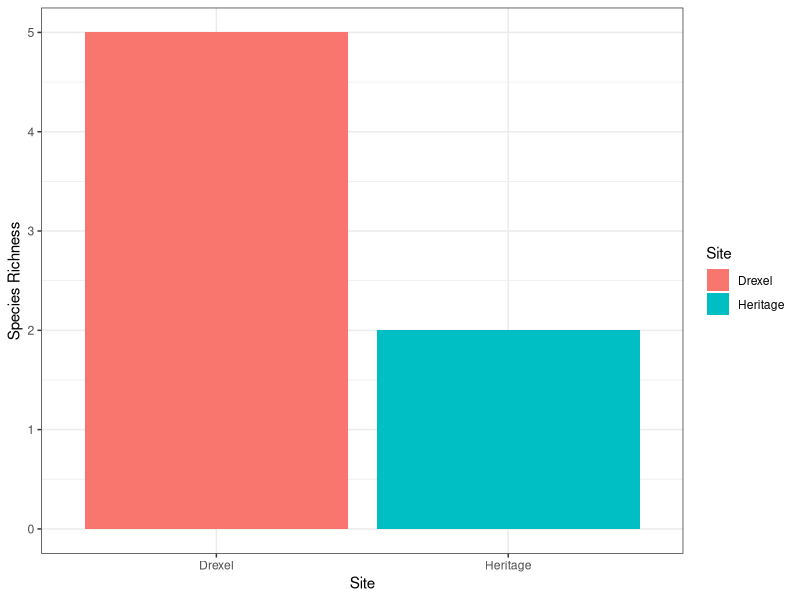
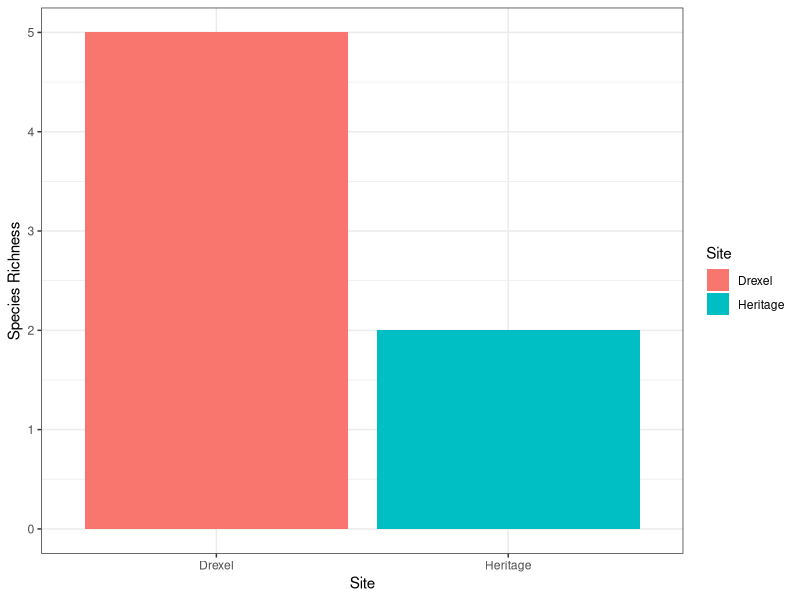

Write R code to recreate these figures, in order.
# Species Richness
# EGO EKB
# Feb 2023

# Data and Packages
library(tidyverse)

capture <- read_csv("data/capture_raw.csv")

# Calculate Species Richness

# removed unclear species
sp_richness <- capture %>% 
  filter(Species != "SIOC?", Species != "DIME?", Species != "DI")

# Overall Species Richness

# create list of species overall
overall_sp_list <- sp_richness %>% 
  distinct(Species)
# count species overall
overall_sp_count <- count(overall_sp_list)

# Site-Specific Species Richness

# create list of species found per site
site_sp_list <- sp_richness %>% 
  group_by(Site) %>% 
  distinct(Species) 
# count number of species per site
site_sp_count <- site_sp_list %>% 
  group_by(Site) %>% 
  summarise(n_species = n())

# Plot Site-Specific Richness

ggplot(site_sp_count, aes(x = Site, y = n_species, fill = Site)) +
  geom_col() +
  ylab("Species Richness") +
  theme_bw()
ggsave("output/site_sp_richness.png")
